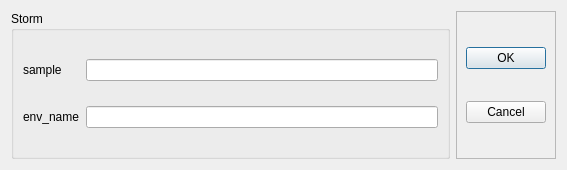
<?xml version="1.0" encoding="UTF-8"?>
<ui version="4.0">
 <class>Dialog</class>
 <widget class="QDialog" name="Dialog">
  <property name="geometry">
   <rect>
    <x>0</x>
    <y>0</y>
    <width>567</width>
    <height>170</height>
   </rect>
  </property>
  <property name="windowTitle">
   <string>Create Storm</string>
  </property>
  <layout class="QHBoxLayout" name="horizontalLayout" stretch="7,1">
   <item>
    <widget class="QGroupBox" name="groupBox">
     <property name="title">
      <string>Storm</string>
     </property>
     <layout class="QGridLayout" name="gridLayout">
      <item row="0" column="0">
       <widget class="QLabel" name="label_4">
        <property name="text">
         <string>sample</string>
        </property>
       </widget>
      </item>
      <item row="0" column="1">
       <widget class="QLineEdit" name="SampleText">
        <property name="echoMode">
         <enum>QLineEdit::Normal</enum>
        </property>
       </widget>
      </item>
      <item row="1" column="0">
       <widget class="QLabel" name="label_3">
        <property name="text">
         <string>env_name</string>
        </property>
       </widget>
      </item>
      <item row="1" column="1">
       <widget class="QLineEdit" name="EnvText">
        <property name="echoMode">
         <enum>QLineEdit::Normal</enum>
        </property>
       </widget>
      </item>
     </layout>
    </widget>
   </item>
   <item>
    <widget class="QFrame" name="frame">
     <property name="frameShape">
      <enum>QFrame::StyledPanel</enum>
     </property>
     <property name="frameShadow">
      <enum>QFrame::Raised</enum>
     </property>
     <layout class="QGridLayout" name="gridLayout_2">
      <item row="0" column="0">
       <widget class="QPushButton" name="pushButton">
        <property name="text">
         <string>OK</string>
        </property>
        <property name="icon">
         <iconset>
          <normaloff>../../_imgs/ok.png</normaloff>../../_imgs/ok.png</iconset>
        </property>
       </widget>
      </item>
      <item row="1" column="0">
       <widget class="QPushButton" name="pushButton_2">
        <property name="text">
         <string>Cancel</string>
        </property>
        <property name="icon">
         <iconset>
          <normaloff>../../_imgs/cancel.png</normaloff>../../_imgs/cancel.png</iconset>
        </property>
       </widget>
      </item>
     </layout>
    </widget>
   </item>
  </layout>
 </widget>
 <resources/>
 <connections>
  <connection>
   <sender>pushButton</sender>
   <signal>clicked()</signal>
   <receiver>Dialog</receiver>
   <slot>accept()</slot>
   <hints>
    <hint type="sourcelabel">
     <x>353</x>
     <y>54</y>
    </hint>
    <hint type="destinationlabel">
     <x>305</x>
     <y>-11</y>
    </hint>
   </hints>
  </connection>
  <connection>
   <sender>pushButton_2</sender>
   <signal>clicked()</signal>
   <receiver>Dialog</receiver>
   <slot>reject()</slot>
   <hints>
    <hint type="sourcelabel">
     <x>351</x>
     <y>119</y>
    </hint>
    <hint type="destinationlabel">
     <x>222</x>
     <y>-9</y>
    </hint>
   </hints>
  </connection>
 </connections>
</ui>
